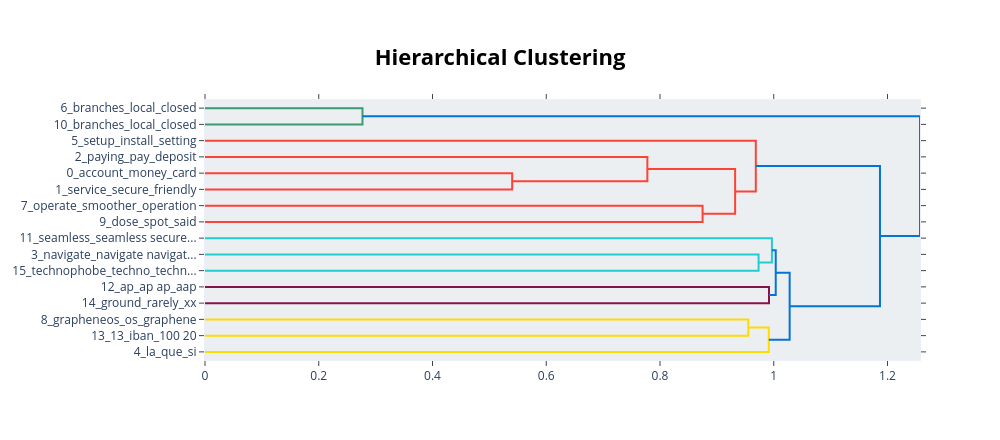

Write notebook code for a chart like this one.
### Code cell
# Visualize topics as a hierarchical tree
fig = unseed_topic_model.visualize_hierarchy()
fig.show()

### Figure 1 — Plotly figure (JSON) as saved in the notebook; plotly's stock layout.template omitted (floating-point values rounded to 4 significant figures)
{"data": [{"hoverinfo": "text", "marker": {"color": "rgb(61,153,112)"}, "mode": "lines", "type": "scatter", "x": [0.0, 0.2769, 0.2769, 0.0], "xaxis": "x", "y": [-5.0, -5.0, -15.0, -15.0], "yaxis": "y"}, {"hoverinfo": "text", "marker": {"color": "rgb(255,65,54)"}, "mode": "lines", "type": "scatter", "x": [0.0, 0.5401, 0.5401, 0.0], "xaxis": "x", "y": [-45.0, -45.0, -55.0, -55.0], "yaxis": "y"}, {"hoverinfo": "text", "marker": {"color": "rgb(255,65,54)"}, "mode": "lines", "type": "scatter", "x": [0.0, 0.7778, 0.7778, 0.5401], "xaxis": "x", "y": [-35.0, -35.0, -50.0, -50.0], "yaxis": "y"}, {"hoverinfo": "text", "marker": {"color": "rgb(255,65,54)"}, "mode": "lines", "type": "scatter", "x": [0.0, 0.8749, 0.8749, 0.0], "xaxis": "x", "y": [-65.0, -65.0, -75.0, -75.0], "yaxis": "y"}, {"hoverinfo": "text", "marker": {"color": "rgb(255,65,54)"}, "mode": "lines", "type": "scatter", "x": [0.7778, 0.9321, 0.9321, 0.8749], "xaxis": "x", "y": [-42.5, -42.5, -70.0, -70.0], "yaxis": "y"}, {"hoverinfo": "text", "marker": {"color": "rgb(255,65,54)"}, "mode": "lines", "type": "scatter", "x": [0.0, 0.9684, 0.9684, 0.9321], "xaxis": "x", "y": [-25.0, -25.0, -56.25, -56.25], "yaxis": "y"}, {"hoverinfo": "text", "marker": {"color": "rgb(35,205,205)"}, "mode": "lines", "type": "scatter", "x": [0.0, 0.9733, 0.9733, 0.0], "xaxis": "x", "y": [-95.0, -95.0, -105.0, -105.0], "yaxis": "y"}, {"hoverinfo": "text", "marker": {"color": "rgb(35,205,205)"}, "mode": "lines", "type": "scatter", "x": [0.0, 0.9968, 0.9968, 0.9733], "xaxis": "x", "y": [-85.0, -85.0, -100.0, -100.0], "yaxis": "y"}, {"hoverinfo": "text", "marker": {"color": "rgb(133,20,75)"}, "mode": "lines", "type": "scatter", "x": [0.0, 0.9917, 0.9917, 0.0], "xaxis": "x", "y": [-115.0, -115.0, -125.0, -125.0], "yaxis": "y"}, {"hoverinfo": "text", "marker": {"color": "rgb(0,116,217)"}, "mode": "lines", "type": "scatter", "x": [0.9968, 1.004, 1.004, 0.9917], "xaxis": "x", "y": [-92.5, -92.5, -120.0, -120.0], "yaxis": "y"}, {"hoverinfo": "text", "marker": {"color": "rgb(255,220,0)"}, "mode": "lines", "type": "scatter", "x": [0.0, 0.9552, 0.9552, 0.0], "xaxis": "x", "y": [-135.0, -135.0, -145.0, -145.0], "yaxis": "y"}, {"hoverinfo": "text", "marker": {"color": "rgb(255,220,0)"}, "mode": "lines", "type": "scatter", "x": [0.9552, 0.9913, 0.9913, 0.0], "xaxis": "x", "y": [-140.0, -140.0, -155.0, -155.0], "yaxis": "y"}, {"hoverinfo": "text", "marker": {"color": "rgb(0,116,217)"}, "mode": "lines", "type": "scatter", "x": [1.004, 1.028, 1.028, 0.9913], "xaxis": "x", "y": [-106.2, -106.2, -147.5, -147.5], "yaxis": "y"}, {"hoverinfo": "text", "marker": {"color": "rgb(0,116,217)"}, "mode": "lines", "type": "scatter", "x": [0.9684, 1.187, 1.187, 1.028], "xaxis": "x", "y": [-40.62, -40.62, -126.9, -126.9], "yaxis": "y"}, {"hoverinfo": "text", "marker": {"color": "rgb(0,116,217)"}, "mode": "lines", "type": "scatter", "x": [0.2769, 1.257, 1.257, 1.187], "xaxis": "x", "y": [-10.0, -10.0, -83.75, -83.75], "yaxis": "y"}], "layout": {"autosize": false, "height": 440, "hoverlabel": {"bgcolor": "white", "font": {"family": "Rockwell", "size": 16}}, "hovermode": "closest", "plot_bgcolor": "#ECEFF1", "showlegend": false, "title": {"font": {"color": "Black", "size": 22}, "text": "<b>Hierarchical Clustering</b>", "x": 0.5, "xanchor": "center", "yanchor": "top"}, "width": 1000, "xaxis": {"mirror": "allticks", "rangemode": "tozero", "showgrid": false, "showline": true, "showticklabels": true, "ticks": "outside", "type": "linear", "zeroline": false}, "yaxis": {"mirror": "allticks", "range": [-160, 0], "rangemode": "tozero", "showgrid": false, "showline": true, "showticklabels": true, "tickmode": "array", "ticks": "outside", "ticktext": ["6_branches_local_closed", "10_branches_local_closed", "5_setup_install_setting", "2_paying_pay_deposit", "0_account_money_card", "1_service_secure_friendly", "7_operate_smoother_operation", "9_dose_spot_said", "11_seamless_seamless secure...", "3_navigate_navigate navigat...", "15_technophobe_techno_techn...", "12_ap_ap ap_aap", "14_ground_rarely_xx", "8_grapheneos_os_graphene", "13_13_iban_100 20", "4_la_que_si"], "tickvals": [-5, -15, -25, -35, -45, -55, -65, -75, -85, -95, -105, -115, -125, -135, -145, -155], "type": "linear", "zeroline": false}}}
